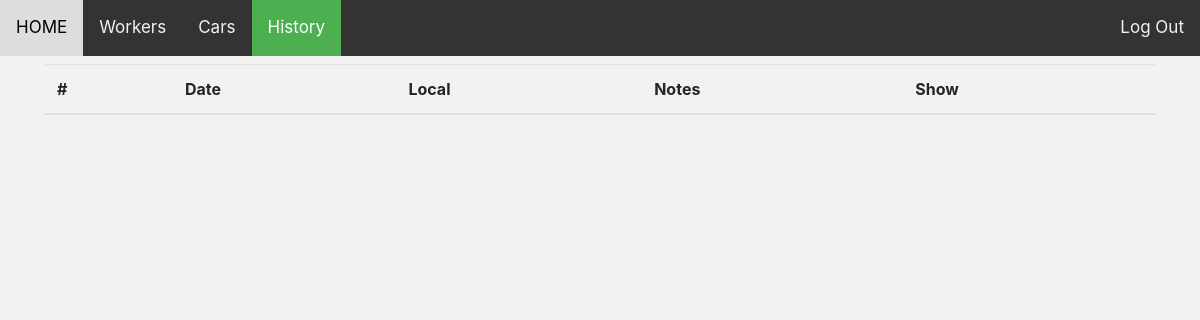
The app's page /history, older data.
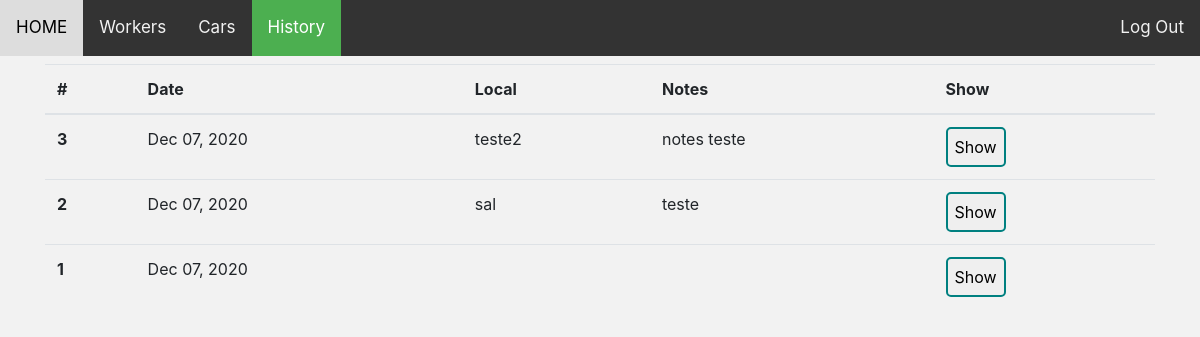
The same page, newer data.
### tables this page shows
CREATE TABLE "daily" (
	"id"	INTEGER NOT NULL,
	"date"	datetime NOT NULL,
	"local"	text NOT NULL,
	"longitude"	text NOT NULL,
	"latitude"	text NOT NULL,
	"notes"	TEXT,
	PRIMARY KEY("id" AUTOINCREMENT)
);

### app.py (the view)
@app.route('/history', methods=["GET", "POST"])
def history():
    cur = db.cursor()
    cur.execute("SELECT * from daily")
    daily = cur.fetchall()
    daily.sort(reverse=True)
    return render_template('history.html', page='history', daily = daily)

### app.py (called while the page is built)
@app.template_filter('strftime')
def _jinja2_filter_datetime(date, fmt=None):
    date = dateutil.parser.parse(date)
    native = date.replace(tzinfo=None)
    format='%b %d, %Y'
    return native.strftime(format)

### templates/history.html (shortened to what this page needs)
{% extends 'layout.html' %}
{% block body %}
<main id="workers">
    <table class="table">
        <thead>
          <tr>
            <th scope="col">#</th>
            <th scope="col">Date</th>
            <th scope="col">Local</th>
            <th scope="col">Notes</th>
            <th scope="col">Show</th>
          </tr>
        </thead>
        <tbody>
          {% for row in daily: %}
          {% set date = row[1] %}
          <form name="show" action="/show" method="POST">
            <tr>
              <th scope="row">{{row[0]}}</th>
              <td>{{ date|strftime }}</td>
              <td>{{row[2]}}</td>
              <td>{{row[5]}}</td>
              <td>
                <input id="show" class="btWorker" type="submit" name="btAction" value="Show">
              </td>
            </tr>
          </form>
          {% endfor %}
        </tbody>
      </table>
</main>
{% endblock %}

Row changes from the older to the newer data that the page shows:
added daily: id "3", date "Dec 07, 2020", local "teste2", notes "notes teste"
added daily: id "2", date "Dec 07, 2020", local "sal", notes "teste"
added daily: id "1", date "Dec 07, 2020"
